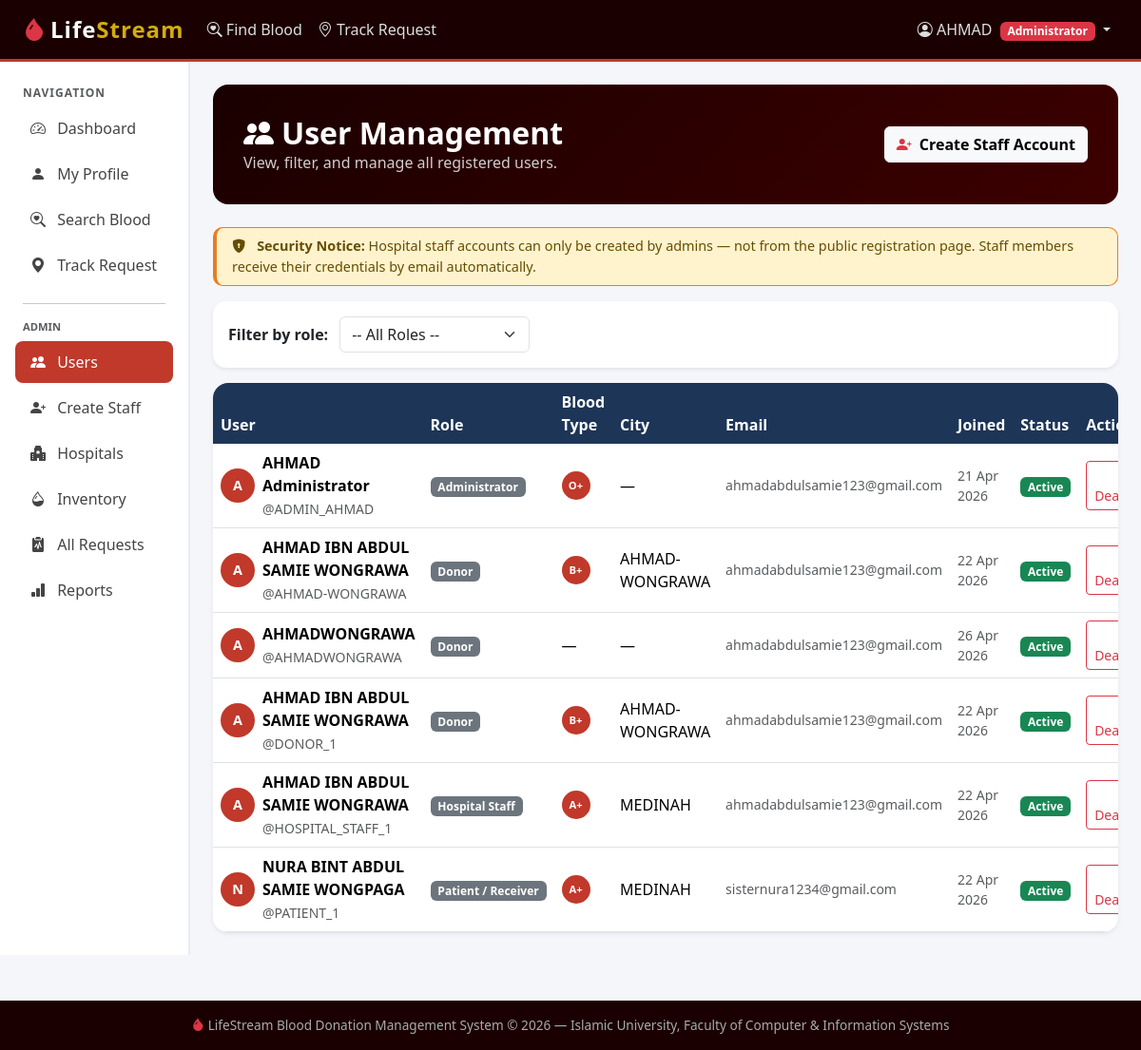
The page /admin-panel/users/ (signed in) on the database its author committed.
### core/models.py (models this page shows, shortened)
class User(AbstractUser):
    ROLE_CHOICES = [('donor','Donor'),('patient','Patient / Receiver'),('hospital_staff','Hospital Staff'),('admin','Administrator')]
    BLOOD_CHOICES = [('A+','A+'),('A-','A-'),('B+','B+'),('B-','B-'),('AB+','AB+'),('AB-','AB-'),('O+','O+'),('O-','O-')]
    role          = models.CharField(max_length=20, choices=ROLE_CHOICES, default='donor')
    blood_type    = models.CharField(max_length=5, choices=BLOOD_CHOICES, blank=True, null=True)
    phone         = models.CharField(max_length=20, blank=True)
    city          = models.CharField(max_length=80, blank=True)
    is_available  = models.BooleanField(default=True)
    last_donation = models.DateField(blank=True, null=True)
    hospital      = models.ForeignKey('Hospital', on_delete=models.SET_NULL, null=True, blank=True, related_name='staff_members')

### core/views.py (the view)
# urls.py: path('admin-panel/users/',             views.admin_users,       name='admin_users'),
@login_required
@role_required("admin")
def admin_users(request):
    role_filter = request.GET.get("role", "")
    users = User.objects.filter(role=role_filter) if role_filter else User.objects.all().order_by("role", "username")
    return render(request, "core/admin_users.html", {
        "users": users, "role_filter": role_filter, "ROLES": User.ROLE_CHOICES,
    })

### core/views.py (called while the page is built)
def role_required(*roles):
    def decorator(view_func):
        @wraps(view_func)
        def _wrapped(request, *args, **kwargs):
            if not request.user.is_authenticated:
                return redirect("login")
            if request.user.role not in roles and not request.user.is_superuser:
                messages.error(request, "You do not have permission to access that page.")
                return redirect("dashboard")
            return view_func(request, *args, **kwargs)
        return _wrapped
    return decorator

### templates/core/admin_users.html (shortened to what this page needs)
{% extends 'base.html' %}
{% block content %}
<div class="page-header d-flex justify-content-between align-items-center">
  <div>
    <h2><i class="bi bi-people-fill me-2"></i>User Management</h2>
    <p>View, filter, and manage all registered users.</p>
  </div>
  <a href="{% url 'create_staff' %}" class="btn btn-light fw-bold">
    <i class="bi bi-person-plus-fill me-1 text-danger"></i> Create Staff Account
  </a>
</div>
<div class="alert alert-warning py-2 px-3 mb-3" style="border-radius:10px;font-size:.9rem;">
  <i class="bi bi-shield-lock-fill me-2"></i>
  <strong>Security Notice:</strong> Hospital staff accounts can only be created by admins — not from the public registration page.
  Staff members receive their credentials by email automatically.
</div>
<div class="card border-0 shadow-sm mb-3" style="border-radius:14px;">
  <div class="card-body p-3">
    <form method="get" class="d-flex gap-2 align-items-center">
      <label class="fw-semibold me-1">Filter by role:</label>
      <select name="role" class="form-select" style="max-width:200px;" onchange="this.form.submit()">
        <option value="">-- All Roles --</option>
      </select>
    </form>
  </div>
</div>
<div class="card border-0 shadow-sm" style="border-radius:16px;overflow:hidden;">
  <div class="table-responsive">
    <table class="table table-hover align-middle mb-0">
      <thead>
        <tr>
          <th>User</th><th>Role</th><th>Blood Type</th><th>City</th>
          <th>Email</th><th>Joined</th><th>Status</th><th>Action</th>
        </tr>
      </thead>
      <tbody>
        {% for u in users %}
        <tr>
          <td>
            <div class="d-flex align-items-center gap-2">
              <div style="width:36px;height:36px;border-radius:50%;background:#C0392B;color:#fff;font-weight:700;font-size:.9rem;line-height:36px;text-align:center;flex-shrink:0;">
                {{ u.first_name.0|upper|default:u.username.0|upper }}
              </div>
              <div>
                <strong>{{ u.get_full_name|default:u.username }}</strong>
                <br><small class="text-muted">@{{ u.username }}</small>
              </div>
            </div>
          </td>
          <td><span class="badge bg-secondary">{{ u.get_role_display }}</span></td>
          <td>
            {% if u.blood_type %}
            <span class="blood-badge" style="width:30px;height:30px;line-height:30px;font-size:.7rem;">{{ u.blood_type }}</span>
            {% else %}—{% endif %}
          </td>
          <td>{{ u.city|default:"—" }}</td>
          <td class="small text-muted">{{ u.email }}</td>
          <td class="small text-muted">{{ u.date_joined|date:"d M Y" }}</td>
          <td>
            <span class="badge {% if u.is_active %}bg-success{% else %}bg-danger{% endif %}">
              {% if u.is_active %}Active{% else %}Inactive{% endif %}
            </span>
          </td>
          <td>
            <form method="post" action="{% url 'toggle_user' u.pk %}">
              <button type="submit" class="btn btn-sm {% if u.is_active %}btn-outline-danger{% else %}btn-outline-success{% endif %}"
                      onclick="return confirm('{% if u.is_active %}Deactivate{% else %}Activate{% endif %} user {{ u.username }}?')">
                {% if u.is_active %}Deactivate{% else %}<i class="bi bi-person-check me-1"></i>Activate{% endif %}
              </button>
            </form>
          </td>
        </tr>
        {% empty %}
        <tr><td colspan="8" class="text-center text-muted py-4">No users found.</td></tr>
        {% endfor %}
      </tbody>
    </table>
  </div>
</div>
{% endblock %}

### templates/base.html (shortened to what this page needs)
<!DOCTYPE html>
<html lang="en">
<head>
  <link href="https://cdn.jsdelivr.net/npm/bootstrap@5.3.2/dist/css/bootstrap.min.css" rel="stylesheet">
  <link href="https://cdn.jsdelivr.net/npm/bootstrap-icons@1.11.3/font/bootstrap-icons.css" rel="stylesheet">
</head>
<body>
<nav class="navbar navbar-expand-lg navbar-dark">
  <div class="container-fluid px-4">
    <a class="navbar-brand text-white" href="{% url 'home' %}">
      <i class="bi bi-droplet-fill text-danger me-1"></i>Life<span>Stream</span>
    </a>
    <div class="collapse navbar-collapse" id="navMain">
      <ul class="navbar-nav me-auto">
        <li class="nav-item">
          <a class="nav-link" href="{% url 'search_blood' %}"><i class="bi bi-search-heart"></i> Find Blood</a>
        </li>
        <li class="nav-item">
          <a class="nav-link" href="{% url 'track_request' %}"><i class="bi bi-geo-alt"></i> Track Request</a>
        </li>
      </ul>
      <ul class="navbar-nav ms-auto">
        {% if user.is_authenticated %}
          <li class="nav-item dropdown">
            <a class="nav-link dropdown-toggle" href="#" data-bs-toggle="dropdown">
              <i class="bi bi-person-circle"></i>
              {{ user.first_name|default:user.username }}
              <span class="badge bg-danger ms-1">{{ user.get_role_display }}</span>
            </a>
          </li>
        {% else %}
          <li class="nav-item"><a class="nav-link" href="{% url 'login' %}"><i class="bi bi-box-arrow-in-right"></i> Login</a></li>
          <li class="nav-item"><a class="btn btn-danger btn-sm ms-2" href="{% url 'register' %}">Register</a></li>
        {% endif %}
      </ul>
    </div>
  </div>
</nav>
<div class="container-fluid">
  <div class="row">
    {% if user.is_authenticated %}
    <div class="col-lg-2 col-md-3 sidebar d-none d-md-block px-0">
      <div class="px-2">
        <p class="text-muted px-3 mb-1" style="font-size:.75rem;font-weight:700;text-transform:uppercase;letter-spacing:1px;">Navigation</p>
        <nav class="nav flex-column">
          <a class="nav-link {% if request.resolver_match.url_name == 'dashboard' %}active{% endif %}" href="{% url 'dashboard' %}">
            <i class="bi bi-speedometer2"></i> Dashboard
          </a>
          <a class="nav-link {% if request.resolver_match.url_name == 'profile' %}active{% endif %}" href="{% url 'profile' %}">
            <i class="bi bi-person-fill"></i> My Profile
          </a>
          <a class="nav-link" href="{% url 'search_blood' %}"><i class="bi bi-search-heart"></i> Search Blood</a>
          <a class="nav-link" href="{% url 'track_request' %}"><i class="bi bi-geo-alt-fill"></i> Track Request</a>
          {% if user.role == 'admin' or user.is_superuser %}
          <hr class="mx-3"><p class="text-muted px-3 mb-1" style="font-size:.7rem;font-weight:700;text-transform:uppercase;">Admin</p>
          <a class="nav-link {% if 'admin_users' in request.resolver_match.url_name %}active{% endif %}" href="{% url 'admin_users' %}">
            <i class="bi bi-people-fill"></i> Users
          </a>
          <a class="nav-link {% if 'create_staff' in request.resolver_match.url_name %}active{% endif %}" href="{% url 'create_staff' %}">
            <i class="bi bi-person-plus-fill"></i> Create Staff
          </a>
          <a class="nav-link {% if 'admin_hospitals' in request.resolver_match.url_name %}active{% endif %}" href="{% url 'admin_hospitals' %}">
            <i class="bi bi-hospital-fill"></i> Hospitals
          </a>
          <a class="nav-link {% if 'inventory' in request.path %}active{% endif %}" href="{% url 'inventory' %}">
            <i class="bi bi-droplet-half"></i> Inventory
          </a>
          <a class="nav-link {% if 'manage_requests' in request.resolver_match.url_name %}active{% endif %}" href="{% url 'manage_requests' %}">
            <i class="bi bi-clipboard2-pulse-fill"></i> All Requests
          </a>
          <a class="nav-link {% if 'reports' in request.resolver_match.url_name %}active{% endif %}" href="{% url 'reports' %}">
            <i class="bi bi-bar-chart-fill"></i> Reports
          </a>
          {% endif %}
        </nav>
      </div>
    </div>
    <div class="col-lg-10 col-md-9 py-4 px-4">
    {% else %}
    <div class="col-12 py-4 px-4">
    {% endif %}
      {% block content %}{% endblock %}
    </div>
  </div>
</div>
<footer class="footer text-center">
  <div class="container">
    <span><i class="bi bi-droplet-fill text-danger"></i> LifeStream Blood Donation Management System &copy; 2026 &mdash; Islamic University, Faculty of Computer & Information Systems</span>
  </div>
</footer>
</body>
</html>

### templates/base.html (style rules this page uses)
:root { --ls-red: #C0392B; --ls-dark: #1A0000; --ls-navy: #1D3557; --ls-teal: #0E7C7B; --ls-gold: #D4AC0D; --ls-light: #FDFEFE; }
body { background: #f4f6f9; font-family: 'Segoe UI', sans-serif; min-height: 100vh; }
.navbar-brand { font-weight: 900; font-size: 1.5rem; letter-spacing: 1px; }
.navbar-brand span { color: var(--ls-gold); }
.navbar { background: var(--ls-dark) !important; border-bottom: 3px solid var(--ls-red); }
.navbar .nav-link { color: #ddd !important; font-weight: 500; }
.sidebar { min-height: calc(100vh - 70px); background: #fff; border-right: 2px solid #e9ecef; padding-top: 1.5rem; }
.sidebar .nav-link { color: #444; border-radius: 8px; margin: 2px 8px; padding: 10px 16px; font-weight: 500; }
.sidebar .nav-link.active { background: var(--ls-red); color: #fff !important; }
.sidebar .nav-link i { margin-right: 8px; width: 20px; }
.table { border-radius: 12px; overflow: hidden; }
.table thead th { background: var(--ls-navy); color: #fff; border: none; font-weight: 600; }
.page-header { background: linear-gradient(135deg, var(--ls-dark), #3d0000); color: #fff; padding: 2rem; border-radius: 16px; margin-bottom: 1.5rem; }
.page-header h2 { font-weight: 800; margin: 0; }
.page-header p { margin: 0; opacity: .8; }
.alert { border-radius: 10px; border-left: 4px solid; }
.alert-warning { border-color: #E67E22; }
.blood-badge { display: inline-block; width: 40px; height: 40px; border-radius: 50%; background: var(--ls-red); color: #fff; font-weight: 900; font-size: .85rem; line-height: 40px; text-align: center; }
.footer { background: var(--ls-dark); color: #aaa; padding: 1rem 0; margin-top: 3rem; font-size: .85rem; }

### rows shown on the page
User: first_name "AHMAD", role "Administrator", first_name.0 "A", get_full_name "AHMAD Administrator", username "ADMIN_AHMAD", blood_type "O+", city "—", email "ahmadabdulsamie123@gmail.com", date_joined "21 Apr 2026", is_active "Active"
User: first_name.0 "A", get_full_name "AHMAD IBN ABDUL SAMIE WONGRAWA", username "AHMAD-WONGRAWA", role "Donor", blood_type "B+", city "AHMAD-WONGRAWA", email "ahmadabdulsamie123@gmail.com", date_joined "22 Apr 2026", is_active "Active"
User: first_name.0 "A", get_full_name "AHMADWONGRAWA", username "AHMADWONGRAWA", role "Donor", city "—", email "ahmadabdulsamie123@gmail.com", date_joined "26 Apr 2026", is_active "Active"
User: first_name.0 "A", get_full_name "AHMAD IBN ABDUL SAMIE WONGRAWA", username "DONOR_1", role "Donor", blood_type "B+", city "AHMAD-WONGRAWA", email "ahmadabdulsamie123@gmail.com", date_joined "22 Apr 2026", is_active "Active"
User: first_name.0 "A", get_full_name "AHMAD IBN ABDUL SAMIE WONGRAWA", username "HOSPITAL_STAFF_1", role "Hospital Staff", blood_type "A+", city "MEDINAH", email "ahmadabdulsamie123@gmail.com", date_joined "22 Apr 2026", is_active "Active"
User: first_name.0 "N", get_full_name "NURA BINT ABDUL SAMIE WONGPAGA", username "PATIENT_1", role "Patient / Receiver", blood_type "A+", city "MEDINAH", email "sisternura1234@gmail.com", date_joined "22 Apr 2026", is_active "Active"
